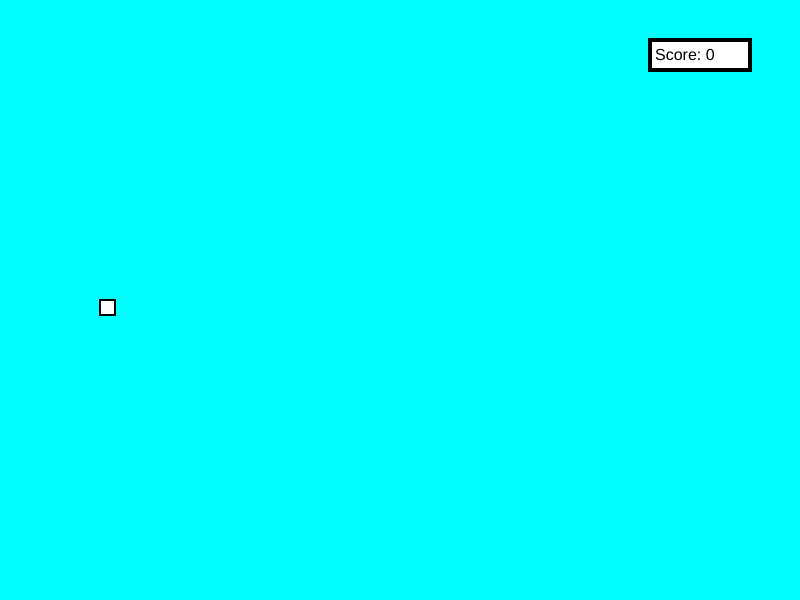
Frame 1 (no input)
Frame 60 (no input): identical to frame 1, image omitted
Frame 120 (the mouse pressed at the canvas centre since frame 60): identical to frame 1, image omitted

The p5.js sketch that drew this single still picture (run headless with seeded random() and noise() and a simulated clock; from frame 60 on, the mouse is pressed at the canvas centre):

// p5.js sketch
// ── sketch.js
const initialBird = new Bird(100, GameState.viewHeight / 2, 15, 15);
let bird = initialBird;
let pipeFactory = new PipeFactory();

function setup() {
	createCanvas(GameState.viewWidth, GameState.viewHeight);
}

// p5 rendering function
function draw() {
	background("aqua");
	stroke("black");
	strokeWeight(2);

	bird.render();
	pipeFactory.update();

	checkGameState();
	renderScore();
}

// check for restart after game over
function keyPressed() {
	if (GameState.gameOver && keyIsDown(32)) {
		GameState.gameOver = false;
		bird = initialBird;
		pipeFactory = new PipeFactory();
		GameState.score = 0;
		loop();
	}
}

// chekc for game events, game over and scoring
function checkGameState() {
	if (pipeFactory.birdTouchesPipe(bird)) {
		fill("white");
		textSize(32);
		stroke("black");
		strokeWeight(4);
		text("Game Over", GameState.viewWidth / 2 - 50, GameState.viewHeight / 2);
		GameState.gameOver = true;
		noLoop();
	} else if (pipeFactory.inScoreRange(bird)) {
		GameState.score++;
	}
}

// scoreboard
function renderScore() {
	fill("white");
	textSize(16);
	stroke("black");
	strokeWeight(4);
	rect(GameState.scoreBoardX, GameState.scoreBoardY, 100, 30);
	fill("black");
	strokeWeight(0);
	text(
		"Score: " + GameState.score,
		GameState.scoreBoardX + 5,
		GameState.scoreBoardY + 20
	);
}

// ── GameState.js
class GameState {
	static firstKeyPressed = false;
	static gameOver = false;
	static viewWidth = 800;
	static viewHeight = 600;
	static scoreBoardX = this.viewWidth - 150;
	static scoreBoardY = 40;
	static score = 0;
}

// ── PipeFactory.js
let gapMin = 150;
let gapMax = 450;
let pipeWidth = 50;
let gapWidth = 100;
let pipeSpacing = 275;
let scrollSpeed = 3;

// Create and manage pipes
class PipeFactory {
	constructor() {
		this.pipes = [];
	}

	// New pipe, add to list
	createPipe() {
		let pipe = new Pipe(gapMin, gapMax, gapWidth);
		this.pipes.push(pipe);
	}

	// Remove pipes when off screen
	removeFrontPipe() {
		this.pipes.splice(0, 1);
	}

	// Check for collision (game over state)
	birdTouchesPipe(bird) {
		if (this.pipes === undefined || !GameState.firstKeyPressed) return false;

		for (let pipe of this.pipes) {
			if (
				bird.locX + bird.width >= pipe.locX &&
				bird.locX <= pipe.locX + pipe.width
			) {
				if (
					bird.locY <= pipe.pipeGap1 ||
					bird.locY + bird.height >= pipe.pipeGap2
				) {
					return true;
				}
			}
		}
		return false;
	}

	// Check for scoring, zone just after pipe within scroll speed
	inScoreRange(bird) {
		if (this.pipes === undefined || !GameState.firstKeyPressed) return;

		let pipe = this.pipes[1];

		for (let pipe of this.pipes.slice(0, 2)) {
			if (
				bird.locX > pipe.locX + pipe.width &&
				bird.locX <= pipe.locX + pipe.width + scrollSpeed
			) {
				return true;
			}
		}
	}

	// Update and render all pipes, create new pipes when we need one
	update() {
		if (this.pipes === undefined || !GameState.firstKeyPressed) return;

		if (
			this.pipes.length == 0 ||
			this.pipes[this.pipes.length - 1].locX < GameState.viewWidth - pipeSpacing
		) {
			this.createPipe();
		}

		for (let pipe of this.pipes) {
			if (pipe.locX + pipe.width + pipeSpacing + pipe.width < 0) {
				this.removeFrontPipe();
			}

			pipe.update();
			pipe.render();
		}
	}
}

// Singular pipe objects
class Pipe {
	constructor(gapMin, gapMax, gapWidth) {
		this.locX = GameState.viewWidth;
		this.locY = 0;
		this.pipeGap1 = Math.random() * (gapMax - gapMin) + gapMin;
		this.pipeGap2 = this.pipeGap1 + gapWidth;
		this.width = pipeWidth;
	}

	// update position based on scroll speed
	update() {
		this.locX -= scrollSpeed;
	}

	// render pipe
	render() {
		fill("green");
		rect(this.locX, this.locY, this.width, this.pipeGap1);
		rect(
			this.locX,
			this.pipeGap2,
			this.width,
			GameState.viewHeight - this.pipeGap2
		);
	}
}

// ── bird.js
let veloStep = 0.34;

class Bird {
	constructor(locX, locY, width, height) {
		this.locX = locX;
		this.locY = locY;
		this.height = height;
		this.width = width;
		this.velocity = 0;
	}

	move(locY) {
		this.locY = locY;
	}

	outOfBoundsTop() {
		return this.locY < 0;
	}

	outOfBoundsBottom() {
		return this.locY > GameState.viewHeight - this.height;
	}

	// If out of bounds, stick bird to bottom/top with 0 velocity
	checkBounds() {
		if (this.outOfBoundsTop()) {
			this.velocity = 0;
			this.move(0);
		}

		if (this.outOfBoundsBottom()) {
			this.velocity = 0;
			this.move(GameState.viewHeight - this.height);
		}
	}

	// space pressed, moving up
	flap() {
		this.velocity += veloStep * 1.5;
		this.move(this.locY - floor(this.velocity));

		this.checkBounds();
	}

	// space not pressed, moving down
	notFlapping() {
		this.velocity -= veloStep;
		this.move(this.locY - floor(this.velocity));

		this.checkBounds();
	}

	// update current bird state
	update() {
		if (keyIsDown(32)) {
			GameState.firstKeyPressed = true;
			this.flap();
		} else if (GameState.firstKeyPressed) {
			this.notFlapping();
		}
	}

	// logic when rendering each frame
	render() {
		this.update();

		fill("white");
		rect(this.locX, this.locY, this.width, this.height);
	}
}
